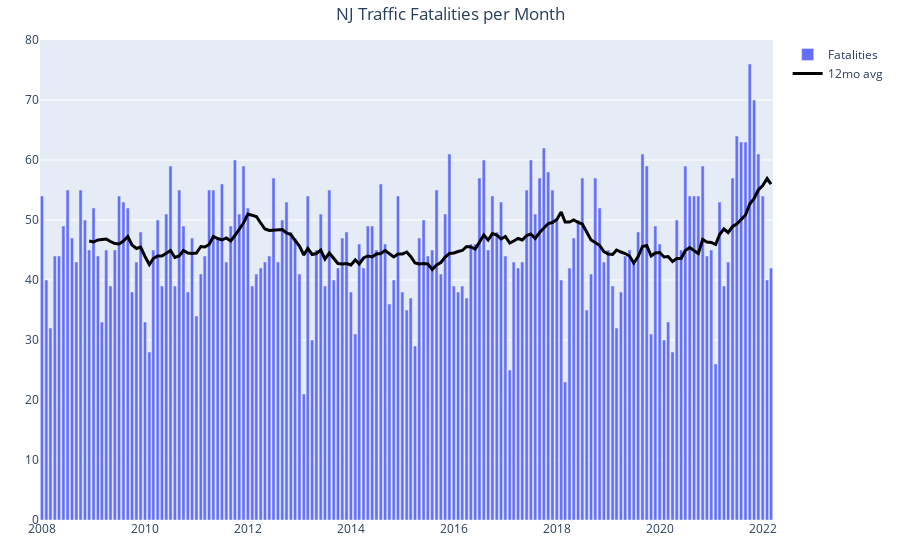

The notebook cell this image was saved under:
### Markdown cell above
#### Fatalities per month plot

### Code cell
margin = 40

fig = go.Figure()
fig.add_trace(go.Bar(x=fatalities_per_month.index, y=fatalities_per_month.values, name='Fatalities'))
fig.add_trace(go.Scatter(x=rolling.index, y=rolling.values, name='12mo avg', line={'width': 3, 'color': 'black', }))
fig.update_layout(
    title='NJ Traffic Fatalities per Month',
    title_x=0.5,
    margin=dict(l=margin, r=margin, t=margin, b=margin),
)
fig.write_image('fatalities_per_month.png', width=1200, height=600)
fig.show()

### Figure 1 — Plotly figure (JSON) as saved in the notebook; plotly's stock layout.template omitted (floating-point values rounded to 4 significant figures; data arrays with more than 128 entries replaced by an {"elided": "..."} marker saying what was removed)
{"data": [{"name": "Fatalities", "type": "bar", "x": {"elided": "171 str values"}, "y": {"elided": "171 int values"}}, {"line": {"color": "black", "width": 3}, "name": "12mo avg", "type": "scatter", "x": {"elided": "171 str values"}, "y": {"elided": "171 float values"}}], "layout": {"margin": {"b": 40, "l": 40, "r": 40, "t": 40}, "title": {"text": "NJ Traffic Fatalities per Month", "x": 0.5}}}
